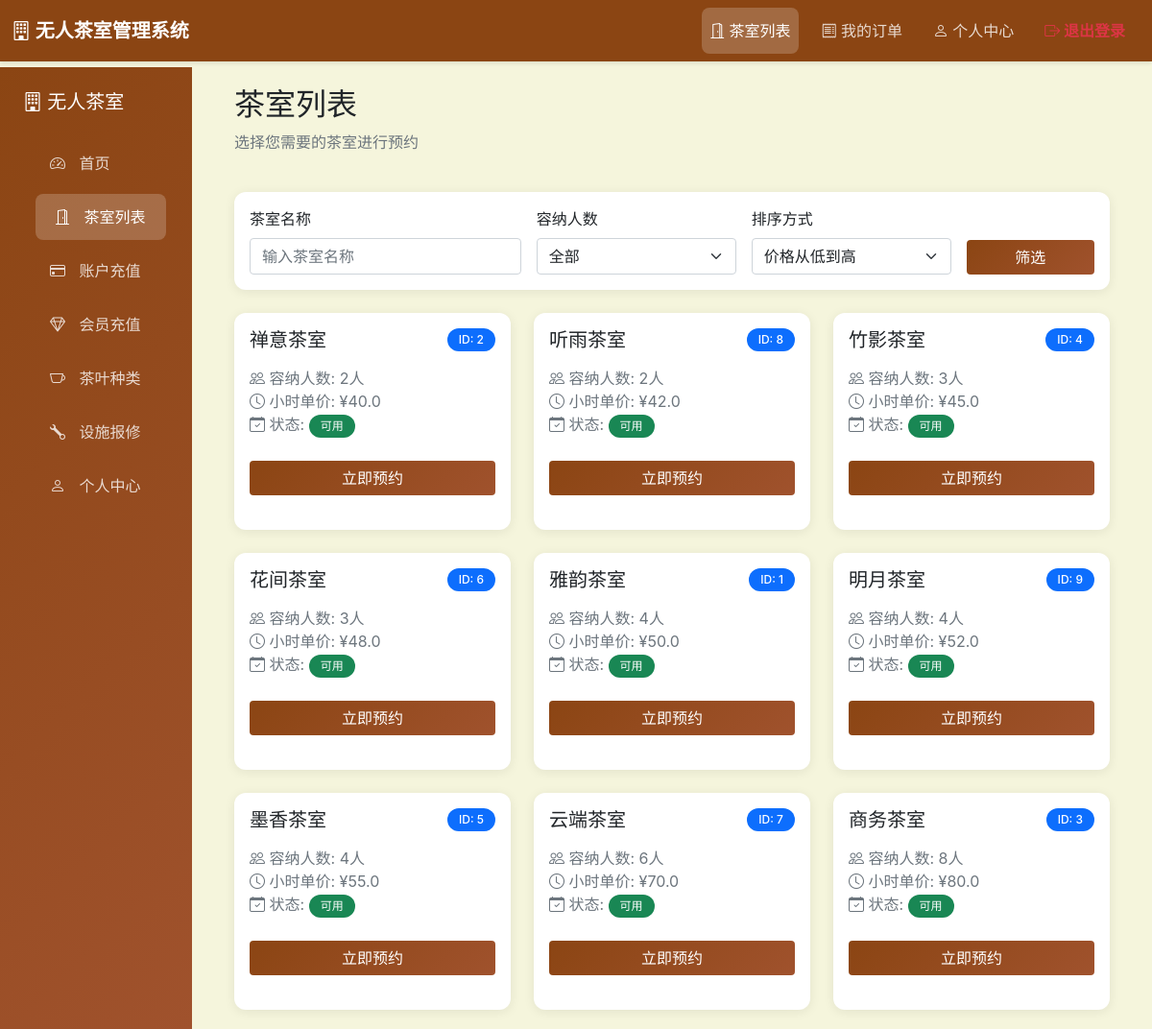
Screenshot of /user/rooms (signed in) with the database file from the repository.
### models.py (models this page shows, shortened)
class Room(db.Model):
    __tablename__ = 'rooms'
    id = db.Column(db.Integer, primary_key=True)
    name = db.Column(db.String(100), nullable=False)
    description = db.Column(db.Text)
    capacity = db.Column(db.Integer, default=4)
    price_per_hour = db.Column(db.Float, nullable=False)
    image_url = db.Column(db.String(255))
    facilities = db.Column(db.Text)
    status = db.Column(db.String(20), default='available')
    floor = db.Column(db.Integer, default=1)
    created_at = db.Column(db.DateTime, default=datetime.utcnow)
    orders = db.relationship('Order', backref='room', lazy=True, cascade='all, delete-orphan')
    bookings = db.relationship('Booking', backref='room', lazy=True, cascade='all, delete-orphan')

### routes/user.py (the view)
@user_bp.route('/user/rooms')
@user_required
def rooms():
    user = User.query.get(session['user_id'])
    search_query = request.args.get('search', '')
    capacity_filter = request.args.get('capacity', '')
    sort_by = request.args.get('sort', 'price_asc')
    query = Room.query
    if search_query:
        query = query.filter(Room.name.ilike(f'%{search_query}%'))
    if capacity_filter:
        query = query.filter_by(capacity=capacity_filter)
    if sort_by == 'price_asc':
        query = query.order_by(Room.price_per_hour.asc())
    elif sort_by == 'price_desc':
        query = query.order_by(Room.price_per_hour.desc())
    elif sort_by == 'capacity_asc':
        query = query.order_by(Room.capacity.asc())
    elif sort_by == 'capacity_desc':
        query = query.order_by(Room.capacity.desc())
    rooms = query.all()
    return render_template('user/rooms.html',
                        user=user,
                        rooms=rooms,
                        search_query=search_query,
                        capacity_filter=capacity_filter,
                        sort_by=sort_by)

### routes/user.py (called while the page is built)
def user_required(f):
    @wraps(f)
    def decorated_function(*args, **kwargs):
        if 'user_id' not in session:
            flash('请先登录', 'error')
            return redirect(url_for('user_frontend.login'))
        return f(*args, **kwargs)
    return decorated_function

### templates/user/rooms.html (shortened to what this page needs)
{% extends "admin/base.html" %}
{% block content %}
<div class="container">
    <div class="row mb-4">
        <div class="col-12">
            <h2>茶室列表</h2>
            <p class="text-muted">选择您需要的茶室进行预约</p>
        </div>
    </div>
    <div class="card mb-4">
        <div class="card-body">
            <form method="GET" action="{{ url_for('user_frontend.rooms') }}" class="row g-3">
                <div class="col-md-4">
                    <label for="search" class="form-label">茶室名称</label>
                    <input type="text" class="form-control" id="search" name="search" placeholder="输入茶室名称" value="{{ search_query }}">
                </div>
                <div class="col-md-3">
                    <label for="capacity" class="form-label">容纳人数</label>
                    <select class="form-select" id="capacity" name="capacity">
                        <option value="">全部</option>
                    </select>
                </div>
                <div class="col-md-3">
                    <label for="sort" class="form-label">排序方式</label>
                    <select class="form-select" id="sort" name="sort">
                        <option value="price_asc" {% if sort_by == 'price_asc' %}selected{% endif %}>价格从低到高</option>
                    </select>
                </div>
                <div class="col-md-2 d-flex align-items-end">
                    <button type="submit" class="btn btn-primary w-100">筛选</button>
                </div>
            </form>
        </div>
    </div>
    <div class="row row-cols-1 row-cols-md-2 row-cols-lg-3 g-4">
        {% for room in rooms %}
        <div class="col">
            <div class="card h-100">
                <div class="card-body">
                    <div class="d-flex justify-content-between align-items-start mb-3">
                        <h5 class="card-title mb-0">{{ room.name }}</h5>
                        <span class="badge bg-primary">ID: {{ room.id }}</span>
                    </div>
                    <p class="card-text text-muted">
                        <i class="bi bi-people"></i> 容纳人数: {{ room.capacity }}人<br>
                        <i class="bi bi-clock"></i> 小时单价: ¥{{ room.price_per_hour }}<br>
                        <i class="bi bi-calendar-check"></i> 状态:
                        <span class="badge {% if room.status == 'available' %}bg-success{% else %}bg-danger{% endif %}">
                            {{ '可用' if room.status == 'available' else '占用' }}
                        </span>
                    </p>
                    <div class="mt-4">
                        <a href="{{ url_for('user_frontend.reserve', room_id=room.id) }}" class="btn btn-primary w-100">
                            立即预约
                        </a>
                    </div>
                </div>
            </div>
        </div>
        {% endfor %}
    </div>
</div>
{% endblock %}

### templates/admin/base.html (style rules this page uses)
:root { --primary-color: #8B4513; --secondary-color: #D2B48C; --accent-color: #A0522D; --light-color: #F5F5DC; --dark-color: #3E2723; --success-color: #2E7D32; --danger-color: #C62828; --warning-color: #FFA000; --info-color: #0288D1; }
body { font-family: -apple-system, BlinkMacSystemFont, 'Segoe UI', Roboto, 'Helvetica Neue', Arial, sans-serif; background-color: var(--light-color); padding-top: 70px; transition: all 0.3s ease; }
.card { border: none; border-radius: 12px; box-shadow: 0 2px 12px rgba(0, 0, 0, 0.08); margin-bottom: 20px; transition: transform 0.3s ease, box-shadow 0.3s ease; }
.btn-primary { background: linear-gradient(135deg, var(--primary-color) 0%, var(--accent-color) 100%); border: none; transition: all 0.3s ease; }
.badge { padding: 6px 12px; border-radius: 20px; font-size: 12px; font-weight: 500; }
.form-control { border-radius: 4px; transition: border-color 0.3s ease, box-shadow 0.3s ease; }

### rows the page displays
Room: name "禅意茶室", id "2", capacity "2", price_per_hour "40.0", status "可用"
Room: name "听雨茶室", id "8", capacity "2", price_per_hour "42.0", status "可用"
Room: name "竹影茶室", id "4", capacity "3", price_per_hour "45.0", status "可用"
Room: name "花间茶室", id "6", capacity "3", price_per_hour "48.0", status "可用"
Room: name "雅韵茶室", id "1", capacity "4", price_per_hour "50.0", status "可用"
Room: name "明月茶室", id "9", capacity "4", price_per_hour "52.0", status "可用"
Room: name "墨香茶室", id "5", capacity "4", price_per_hour "55.0", status "可用"
Room: name "云端茶室", id "7", capacity "6", price_per_hour "70.0", status "可用"
Room: name "商务茶室", id "3", capacity "8", price_per_hour "80.0", status "可用"
